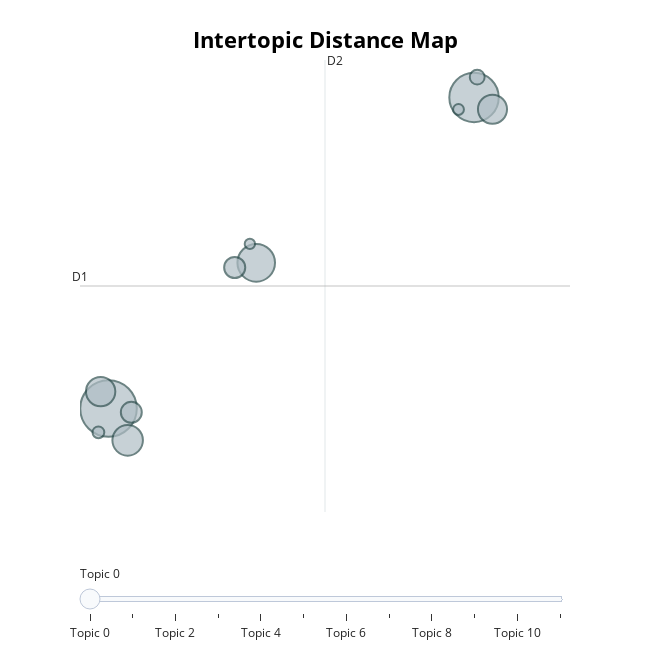

Source (notebook cell):
### Code cell
eleven_topic.visualize_topics()

### Figure 1 — Plotly figure (JSON) as saved in the notebook; plotly's stock layout.template omitted (floating-point values rounded to 4 significant figures)
{"data": [{"customdata": [[0, "美國 | 市場 | 客戶 | 成長 | 公司", 598], [1, "表示 | 說 | 想 | 目前 | 看到", 456], [2, "晶片 | 人工智慧 | 智慧 | 科技 | 技術", 264], [3, "中國 | 美國 | 晶片 | 資料 | 新創", 174], [4, "面試 | 主管 | 問題 | 最後 | 公司", 161], [5, "年 | 時間 | 去年 | 今年 | 過去", 158], [6, "台積電 | 台積 | 主要 | 啟用 | 先進", 83], [7, "美元 | 約 | 今年 | 新創 | 簽署", 82], [8, "英文 | 模型 | 大型 | 進行 | 透過", 41], [9, "約 | 量產 | 營運 | 全球 | 旗下", 26], [10, "李飛飛 | 近期 | 團隊 | 新 | 一家", 22], [11, "輝達 | 晶片 | 中心 | 伺服器 | 資料", 20]], "hovertemplate": "<b>Topic %{customdata[0]}</b><br>%{customdata[1]}<br>Size: %{customdata[2]}", "legendgroup": "", "marker": {"color": "#B0BEC5", "line": {"color": "DarkSlateGrey", "width": 2}, "size": [598, 456, 264, 174, 161, 158, 83, 82, 41, 26, 22, 20], "sizemode": "area", "sizeref": 0.3738, "symbol": "circle"}, "mode": "markers", "name": "", "orientation": "v", "showlegend": false, "type": "scatter", "x": [3.164, 11.87, 6.683, 3.62, 2.977, 12.31, 6.171, 3.707, 11.95, 2.924, 11.5, 6.532], "xaxis": "x", "y": [-10.92, -3.3, -7.355, -11.71, -10.51, -3.59, -7.469, -11.02, -2.803, -11.51, -3.595, -6.891], "yaxis": "y"}], "layout": {"annotations": [{"showarrow": false, "text": "D1", "x": 2.485, "y": -7.922, "yshift": 10}, {"showarrow": false, "text": "D2", "x": 8.322, "xshift": 10, "y": -2.382}], "height": 650, "hoverlabel": {"bgcolor": "white", "font": {"family": "Rockwell", "size": 16}}, "legend": {"itemsizing": "constant", "tracegroupgap": 0}, "margin": {"t": 60}, "shapes": [{"line": {"color": "#CFD8DC", "width": 2}, "type": "line", "x0": 8.322, "x1": 8.322, "y0": -13.46, "y1": -2.382}, {"line": {"color": "#9E9E9E", "width": 2}, "type": "line", "x0": 2.485, "x1": 14.16, "y0": -7.922, "y1": -7.922}], "sliders": [{"active": 0, "pad": {"t": 50}, "steps": [{"args": [{"marker.color": [["red", "#B0BEC5", "#B0BEC5", "#B0BEC5", "#B0BEC5", "#B0BEC5", "#B0BEC5", "#B0BEC5", "#B0BEC5", "#B0BEC5", "#B0BEC5", "#B0BEC5"]]}], "label": "Topic 0", "method": "update"}, {"args": [{"marker.color": [["#B0BEC5", "red", "#B0BEC5", "#B0BEC5", "#B0BEC5", "#B0BEC5", "#B0BEC5", "#B0BEC5", "#B0BEC5", "#B0BEC5", "#B0BEC5", "#B0BEC5"]]}], "label": "Topic 1", "method": "update"}, {"args": [{"marker.color": [["#B0BEC5", "#B0BEC5", "red", "#B0BEC5", "#B0BEC5", "#B0BEC5", "#B0BEC5", "#B0BEC5", "#B0BEC5", "#B0BEC5", "#B0BEC5", "#B0BEC5"]]}], "label": "Topic 2", "method": "update"}, {"args": [{"marker.color": [["#B0BEC5", "#B0BEC5", "#B0BEC5", "red", "#B0BEC5", "#B0BEC5", "#B0BEC5", "#B0BEC5", "#B0BEC5", "#B0BEC5", "#B0BEC5", "#B0BEC5"]]}], "label": "Topic 3", "method": "update"}, {"args": [{"marker.color": [["#B0BEC5", "#B0BEC5", "#B0BEC5", "#B0BEC5", "red", "#B0BEC5", "#B0BEC5", "#B0BEC5", "#B0BEC5", "#B0BEC5", "#B0BEC5", "#B0BEC5"]]}], "label": "Topic 4", "method": "update"}, {"args": [{"marker.color": [["#B0BEC5", "#B0BEC5", "#B0BEC5", "#B0BEC5", "#B0BEC5", "red", "#B0BEC5", "#B0BEC5", "#B0BEC5", "#B0BEC5", "#B0BEC5", "#B0BEC5"]]}], "label": "Topic 5", "method": "update"}, {"args": [{"marker.color": [["#B0BEC5", "#B0BEC5", "#B0BEC5", "#B0BEC5", "#B0BEC5", "#B0BEC5", "red", "#B0BEC5", "#B0BEC5", "#B0BEC5", "#B0BEC5", "#B0BEC5"]]}], "label": "Topic 6", "method": "update"}, {"args": [{"marker.color": [["#B0BEC5", "#B0BEC5", "#B0BEC5", "#B0BEC5", "#B0BEC5", "#B0BEC5", "#B0BEC5", "red", "#B0BEC5", "#B0BEC5", "#B0BEC5", "#B0BEC5"]]}], "label": "Topic 7", "method": "update"}, {"args": [{"marker.color": [["#B0BEC5", "#B0BEC5", "#B0BEC5", "#B0BEC5", "#B0BEC5", "#B0BEC5", "#B0BEC5", "#B0BEC5", "red", "#B0BEC5", "#B0BEC5", "#B0BEC5"]]}], "label": "Topic 8", "method": "update"}, {"args": [{"marker.color": [["#B0BEC5", "#B0BEC5", "#B0BEC5", "#B0BEC5", "#B0BEC5", "#B0BEC5", "#B0BEC5", "#B0BEC5", "#B0BEC5", "red", "#B0BEC5", "#B0BEC5"]]}], "label": "Topic 9", "method": "update"}, {"args": [{"marker.color": [["#B0BEC5", "#B0BEC5", "#B0BEC5", "#B0BEC5", "#B0BEC5", "#B0BEC5", "#B0BEC5", "#B0BEC5", "#B0BEC5", "#B0BEC5", "red", "#B0BEC5"]]}], "label": "Topic 10", "method": "update"}, {"args": [{"marker.color": [["#B0BEC5", "#B0BEC5", "#B0BEC5", "#B0BEC5", "#B0BEC5", "#B0BEC5", "#B0BEC5", "#B0BEC5", "#B0BEC5", "#B0BEC5", "#B0BEC5", "red"]]}], "label": "Topic 11", "method": "update"}]}], "title": {"font": {"color": "Black", "size": 22}, "text": "<b>Intertopic Distance Map</b>", "x": 0.5, "xanchor": "center", "y": 0.95, "yanchor": "top"}, "width": 650, "xaxis": {"anchor": "y", "domain": [0, 1], "range": [2.485, 14.16], "title": {"text": ""}, "visible": false}, "yaxis": {"anchor": "x", "domain": [0, 1], "range": [-13.46, -2.382], "title": {"text": ""}, "visible": false}}}
